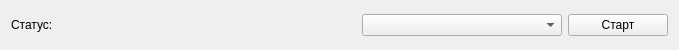
<?xml version="1.0" encoding="UTF-8"?>
<ui version="4.0">
 <class>MenuWidget</class>
 <widget class="QWidget" name="MenuWidget">
  <property name="geometry">
   <rect>
    <x>0</x>
    <y>0</y>
    <width>679</width>
    <height>50</height>
   </rect>
  </property>
  <property name="windowTitle">
   <string>Form</string>
  </property>
  <layout class="QHBoxLayout" name="horizontalLayout">
   <item>
    <widget class="QLabel" name="label">
     <property name="text">
      <string>Статус:</string>
     </property>
    </widget>
   </item>
   <item>
    <widget class="QLabel" name="lblStatus">
     <property name="text">
      <string/>
     </property>
    </widget>
   </item>
   <item>
    <spacer name="horizontalSpacer">
     <property name="orientation">
      <enum>Qt::Horizontal</enum>
     </property>
     <property name="sizeHint" stdset="0">
      <size>
       <width>473</width>
       <height>20</height>
      </size>
     </property>
    </spacer>
   </item>
   <item>
    <widget class="QComboBox" name="cmbWireType">
     <property name="minimumSize">
      <size>
       <width>200</width>
       <height>0</height>
      </size>
     </property>
    </widget>
   </item>
   <item>
    <widget class="QPushButton" name="btnStart">
     <property name="minimumSize">
      <size>
       <width>100</width>
       <height>0</height>
      </size>
     </property>
     <property name="text">
      <string>Старт</string>
     </property>
    </widget>
   </item>
  </layout>
 </widget>
 <resources/>
 <connections/>
</ui>
